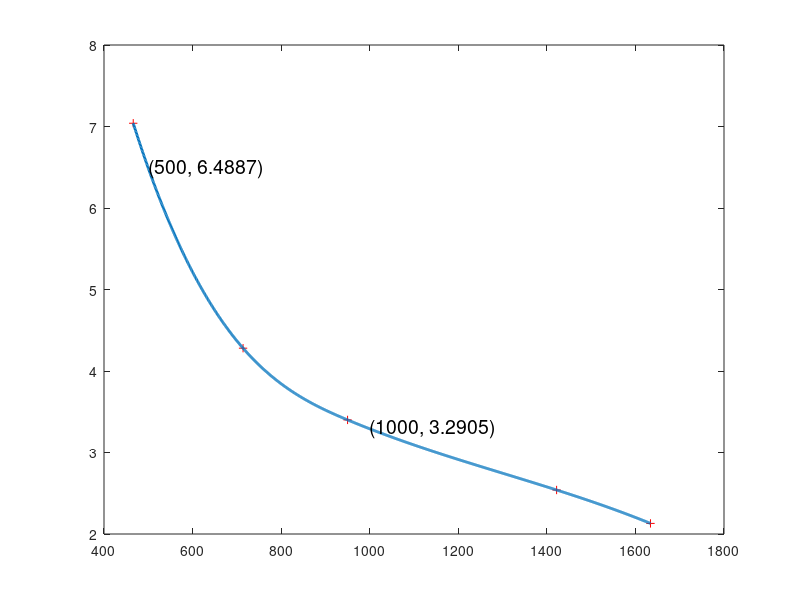

Write MATLAB code to recreate this figure.
d0 = [466 714 950, 1422, 1634];
temp0 = [7.04, 4.28, 3.40, 2.54, 2.13];
d = 460:1:1700;
d1 = [500 1000]
temp1 = interp1(d0, temp0, d1, 'spline');

h = interp1(d0, temp0, d, 'spline')
plot(d0, temp0, 'r+', d, h, 'LineWidth', 2)

for i = 1:2
  text(d1(i), temp1(i), ['(', num2str(d1(i)),', ', num2str(temp1(i)),')'], 'FontSize', 14)
endfor

